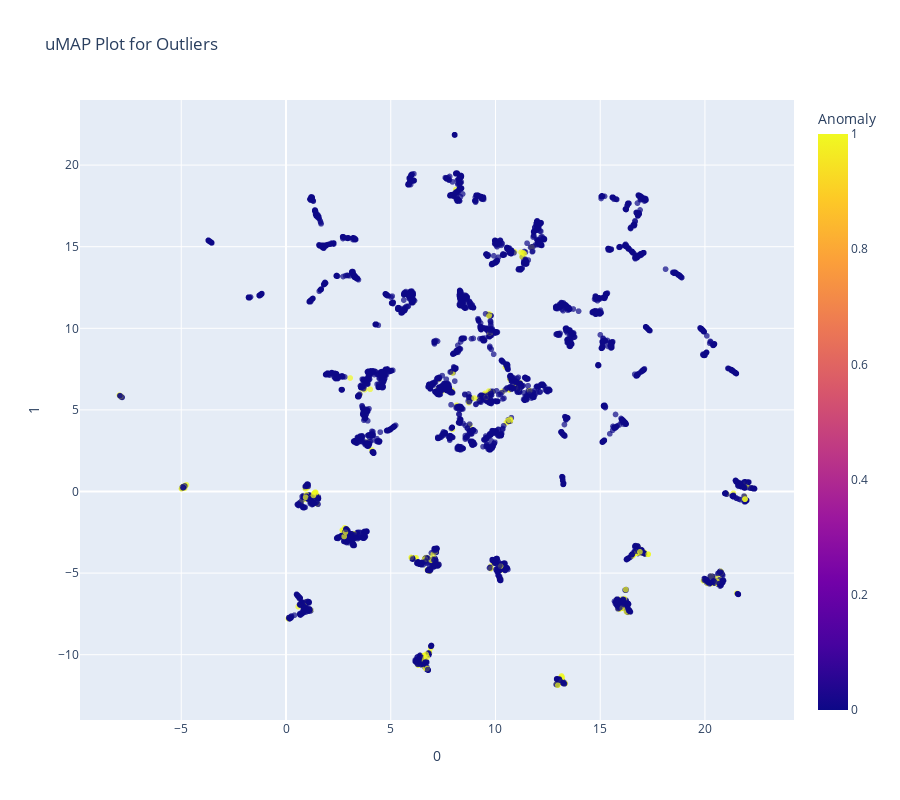

Notebook cell for this chart:
### Code cell
from pycaret.anomaly import *

anomaly = setup(session_id =0,
                data=df,
                
                normalize=True,
                normalize_method='zscore')

outknn = create_model('knn')
df = assign_model(outknn)
plot_model(outknn, plot='umap')

# print(f"Jumlah total outliers ada : {len(df[df['Anomaly']== 1])}")

### Figure 1 — Plotly figure (JSON) as saved in the notebook; plotly's stock layout.template omitted (floating-point values rounded to 4 significant figures; data arrays with more than 128 entries replaced by an {"elided": "..."} marker saying what was removed)
{"data": [{"customdata": {"elided": "7813x1 int values"}, "hovertemplate": "0=%{x}<br>1=%{y}<br>Feature=%{customdata[0]}<br>Anomaly=%{marker.color}<extra></extra>", "legendgroup": "", "marker": {"color": {"elided": "7813 int values"}, "coloraxis": "coloraxis", "opacity": 0.7, "symbol": "circle"}, "mode": "markers", "name": "", "showlegend": false, "type": "scattergl", "x": {"elided": "7813 float values"}, "xaxis": "x", "y": {"elided": "7813 float values"}, "yaxis": "y"}], "layout": {"coloraxis": {"colorbar": {"title": {"text": "Anomaly"}}, "colorscale": [[0, "#0d0887"], [0.1111, "#46039f"], [0.2222, "#7201a8"], [0.3333, "#9c179e"], [0.4444, "#bd3786"], [0.5556, "#d8576b"], [0.6667, "#ed7953"], [0.7778, "#fb9f3a"], [0.8889, "#fdca26"], [1, "#f0f921"]]}, "height": 800, "legend": {"tracegroupgap": 0}, "title": {"text": "uMAP Plot for Outliers"}, "width": 900, "xaxis": {"anchor": "y", "domain": [0, 1], "title": {"text": "0"}}, "yaxis": {"anchor": "x", "domain": [0, 1], "title": {"text": "1"}}}}
